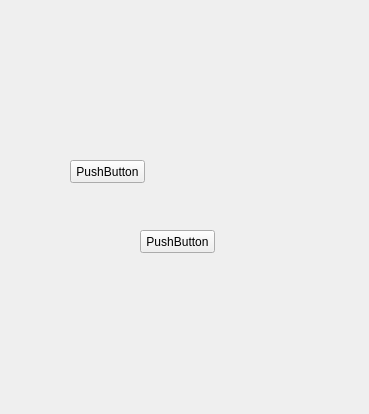
<?xml version="1.0" encoding="UTF-8"?>
<ui version="4.0">
 <class>SelectSonar</class>
 <widget class="QWidget" name="SelectSonar">
  <property name="geometry">
   <rect>
    <x>0</x>
    <y>0</y>
    <width>369</width>
    <height>414</height>
   </rect>
  </property>
  <property name="windowTitle">
   <string>Form</string>
  </property>
  <property name="autoFillBackground">
   <bool>true</bool>
  </property>
  <widget class="QPushButton" name="pushButton">
   <property name="geometry">
    <rect>
     <x>70</x>
     <y>160</y>
     <width>75</width>
     <height>23</height>
    </rect>
   </property>
   <property name="text">
    <string>PushButton</string>
   </property>
  </widget>
  <widget class="QPushButton" name="pushButton_2">
   <property name="geometry">
    <rect>
     <x>140</x>
     <y>230</y>
     <width>75</width>
     <height>23</height>
    </rect>
   </property>
   <property name="text">
    <string>PushButton</string>
   </property>
  </widget>
 </widget>
 <resources/>
 <connections/>
</ui>
